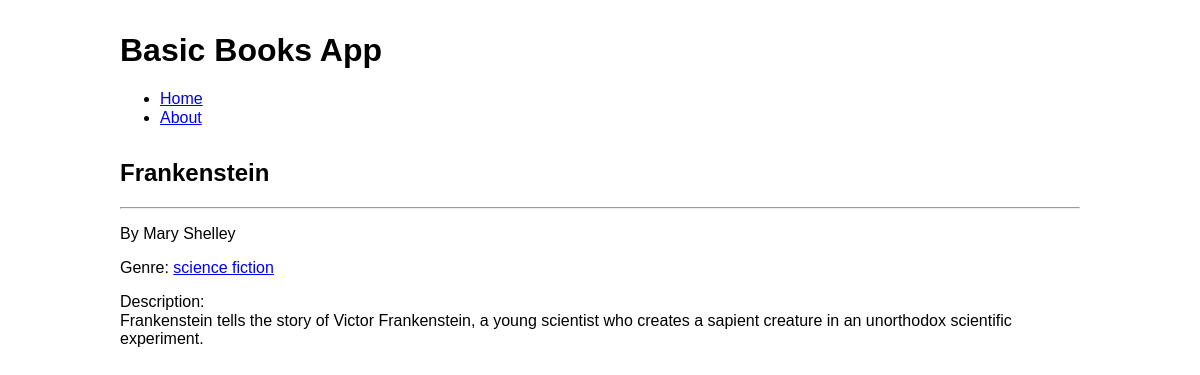
The page /1 on the database its author committed.
### tables this page shows
CREATE TABLE books (
    id INTEGER PRIMARY KEY AUTOINCREMENT,
    title TEXT NOT NULL,
    author TEXT NOT NULL,
    genre TEXT NOT NULL,
    description TEXT
);

### app.py (the view)
@app.route("/<path:path>/")
def page(path):
    page = pages.get_or_404(path)
    return render_template('page.html', page=page)

### app.py (called while the page is built)
def get_db_connection():
    conn = sqlite3.connect('database.db')
    conn.row_factory = sqlite3.Row
    return conn

def get_details(book_id):
    conn = get_db_connection()
    book = conn.execute('SELECT * FROM books WHERE id = ?', (book_id,)).fetchone()
    conn.close()
    if book is None:
        abort(404)
    return book

@app.route('/<int:book_id>')
def details(book_id):
    book = get_details(book_id)
    return render_template('details.html', book=book)

### templates/details.html
{% extends 'base.html' %}
{% block content %}
    <div class="content">
        <h2>{{ book['title'] }}</h2>
        <hr>
        <p>By {{ book['author'] }}</p>
        <p>Genre: <a href="/tag/{{ book['genre'] }}">{{ book['genre'] }}</a></p>
        <p>Description:<br> {{ book['description'] }}</p>
    </div>
{% endblock %}

### static/css/style.css (style rules this page uses)
body { font-family: Helvetica, sans-serif; margin: 0; padding: 0; }

### rows shown on the page
books: title "Frankenstein", author "Mary Shelley", genre "science fiction", description "Frankenstein tells the story of Victor Frankenstein, a young scientist who creates a sapient creature in an unorthodox scientific experiment."
